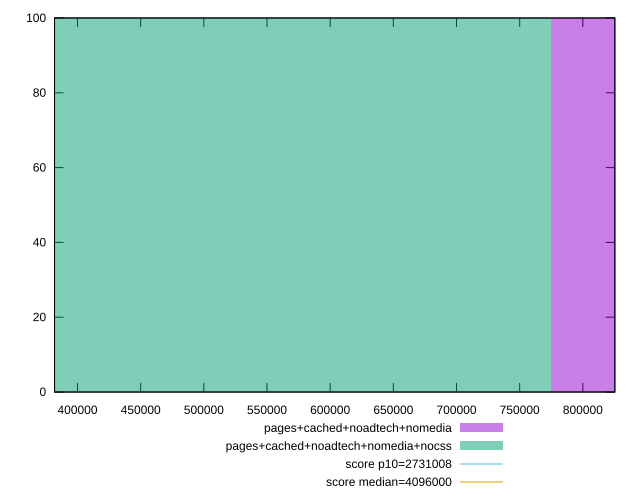

Generate this figure with gnuplot:
reset

$pagesCachedNoadtechNomedia <<EOF
1033324.4691585031 100
EOF

$pagesCachedNoadtechNomediaNocss <<EOF
516662.23457925156 100
EOF

set key outside below
set boxwidth 516662.23457925156
set xrange [381816:825313]
set yrange [0:100]
set trange [0:100]
set style fill transparent solid 0.5 noborder

set parametric
set terminal svg size 640, 500 enhanced background rgb 'white'
set output "report_00014_2021-02-09T15:56:05.503Z/total-byte-weight/comparison/histogram/3_vs_4.svg"

plot $pagesCachedNoadtechNomedia title "pages+cached+noadtech+nomedia" with boxes, \
     $pagesCachedNoadtechNomediaNocss title "pages+cached+noadtech+nomedia+nocss" with boxes, \
     2731008,t title "score p10=2731008", \
     4096000,t title "score median=4096000"

reset
